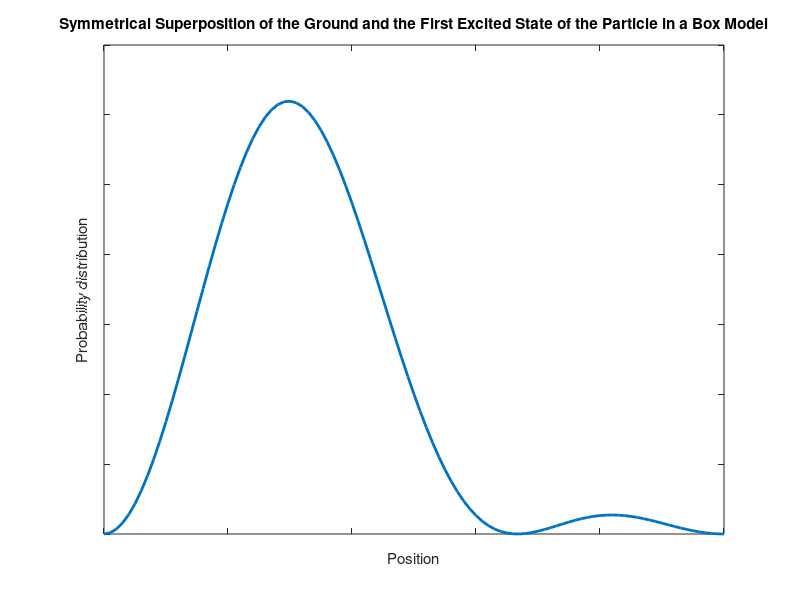

This figure's MATLAB source: (Note: this script raises an error after producing the figure.)
%Time evolution of quantum states
%GIF
%Fotios Ioannis Giasemis

clear;
L=1; w=1;
x=[0:.01:1];

for t=0:.1:(2*pi)
    
    P=2/L*(sin(pi*x/L)).^2+2/L*(sin(2*pi*x/L)).^2+4/L*sin(pi*x/L).*sin(2*pi*x/L)*cos(w*t); 
    fig=figure;
    plot(x,P,'LineWidth',2)
    set(gca,'YTickLabel',[]);
    set(gca,'XTickLabel',[]);
    xlim([0 1])
    ylim([0 7])
    xlabel('Position')
    ylabel('Probability distribution')
    title('Symmetrical Superposition of the Ground and the First Excited State of the Particle in a Box Model')
    saveas(fig,sprintf('FIG%d.png',i));
    i=i+1;
    close
end

clear;clc
